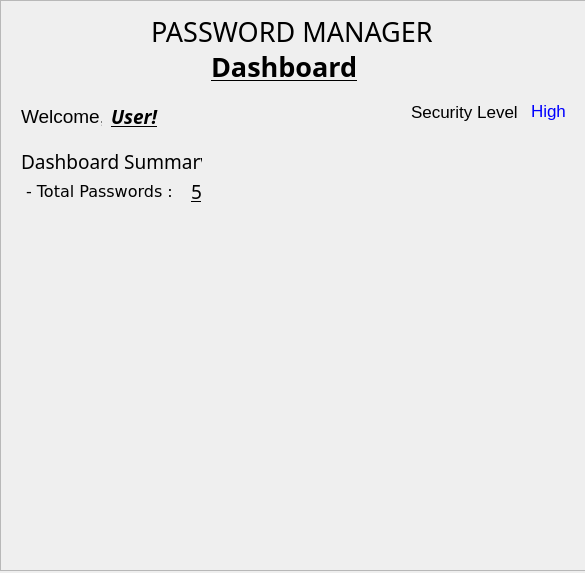
<?xml version="1.0" encoding="UTF-8"?>
<ui version="4.0">
 <class>Dialog</class>
 <widget class="QDialog" name="Dialog">
  <property name="geometry">
   <rect>
    <x>0</x>
    <y>0</y>
    <width>585</width>
    <height>573</height>
   </rect>
  </property>
  <property name="windowTitle">
   <string>Dialog</string>
  </property>
  <widget class="QScrollArea" name="scrollArea">
   <property name="geometry">
    <rect>
     <x>0</x>
     <y>0</y>
     <width>591</width>
     <height>571</height>
    </rect>
   </property>
   <property name="widgetResizable">
    <bool>true</bool>
   </property>
   <widget class="QWidget" name="scrollAreaWidgetContents">
    <property name="geometry">
     <rect>
      <x>0</x>
      <y>0</y>
      <width>589</width>
      <height>569</height>
     </rect>
    </property>
    <property name="sizePolicy">
     <sizepolicy hsizetype="Preferred" vsizetype="Expanding">
      <horstretch>0</horstretch>
      <verstretch>0</verstretch>
     </sizepolicy>
    </property>
    <widget class="QLabel" name="label">
     <property name="geometry">
      <rect>
       <x>150</x>
       <y>10</y>
       <width>301</width>
       <height>41</height>
      </rect>
     </property>
     <property name="font">
      <font>
       <family>Baskerville Old Face</family>
       <pointsize>20</pointsize>
      </font>
     </property>
     <property name="text">
      <string>PASSWORD MANAGER</string>
     </property>
    </widget>
    <widget class="QLabel" name="label_2">
     <property name="geometry">
      <rect>
       <x>210</x>
       <y>40</y>
       <width>181</width>
       <height>51</height>
      </rect>
     </property>
     <property name="font">
      <font>
       <family>Lucida Calligraphy</family>
       <pointsize>20</pointsize>
       <weight>75</weight>
       <bold>true</bold>
       <underline>true</underline>
      </font>
     </property>
     <property name="text">
      <string>Dashboard</string>
     </property>
    </widget>
    <widget class="QLabel" name="label_3">
     <property name="geometry">
      <rect>
       <x>20</x>
       <y>100</y>
       <width>81</width>
       <height>31</height>
      </rect>
     </property>
     <property name="font">
      <font>
       <pointsize>14</pointsize>
      </font>
     </property>
     <property name="text">
      <string>Welcome,</string>
     </property>
    </widget>
    <widget class="QLabel" name="label_4">
     <property name="geometry">
      <rect>
       <x>410</x>
       <y>100</y>
       <width>111</width>
       <height>21</height>
      </rect>
     </property>
     <property name="font">
      <font>
       <pointsize>13</pointsize>
      </font>
     </property>
     <property name="text">
      <string>Security Level :</string>
     </property>
    </widget>
    <widget class="QLabel" name="label_5">
     <property name="geometry">
      <rect>
       <x>530</x>
       <y>100</y>
       <width>41</width>
       <height>20</height>
      </rect>
     </property>
     <property name="font">
      <font>
       <pointsize>13</pointsize>
      </font>
     </property>
     <property name="styleSheet">
      <string notr="true">color:blue;</string>
     </property>
     <property name="text">
      <string>High</string>
     </property>
    </widget>
    <widget class="QLabel" name="label_6">
     <property name="geometry">
      <rect>
       <x>110</x>
       <y>100</y>
       <width>291</width>
       <height>31</height>
      </rect>
     </property>
     <property name="font">
      <font>
       <family>Lucida Fax</family>
       <pointsize>14</pointsize>
       <weight>75</weight>
       <italic>true</italic>
       <bold>true</bold>
       <underline>true</underline>
      </font>
     </property>
     <property name="text">
      <string>User!</string>
     </property>
    </widget>
    <widget class="QLabel" name="label_7">
     <property name="geometry">
      <rect>
       <x>20</x>
       <y>150</y>
       <width>181</width>
       <height>21</height>
      </rect>
     </property>
     <property name="font">
      <font>
       <family>Mongolian Baiti</family>
       <pointsize>14</pointsize>
      </font>
     </property>
     <property name="text">
      <string>Dashboard Summary :</string>
     </property>
    </widget>
    <widget class="QLabel" name="label_8">
     <property name="geometry">
      <rect>
       <x>20</x>
       <y>180</y>
       <width>161</width>
       <height>21</height>
      </rect>
     </property>
     <property name="font">
      <font>
       <family>Verdana</family>
       <pointsize>12</pointsize>
      </font>
     </property>
     <property name="text">
      <string> - Total Passwords : </string>
     </property>
    </widget>
    <widget class="QLabel" name="label_9">
     <property name="geometry">
      <rect>
       <x>190</x>
       <y>180</y>
       <width>111</width>
       <height>21</height>
      </rect>
     </property>
     <property name="font">
      <font>
       <family>Sans Serif Collection</family>
       <pointsize>14</pointsize>
       <underline>true</underline>
      </font>
     </property>
     <property name="text">
      <string>5</string>
     </property>
    </widget>
   </widget>
  </widget>
 </widget>
 <resources/>
 <connections/>
</ui>
